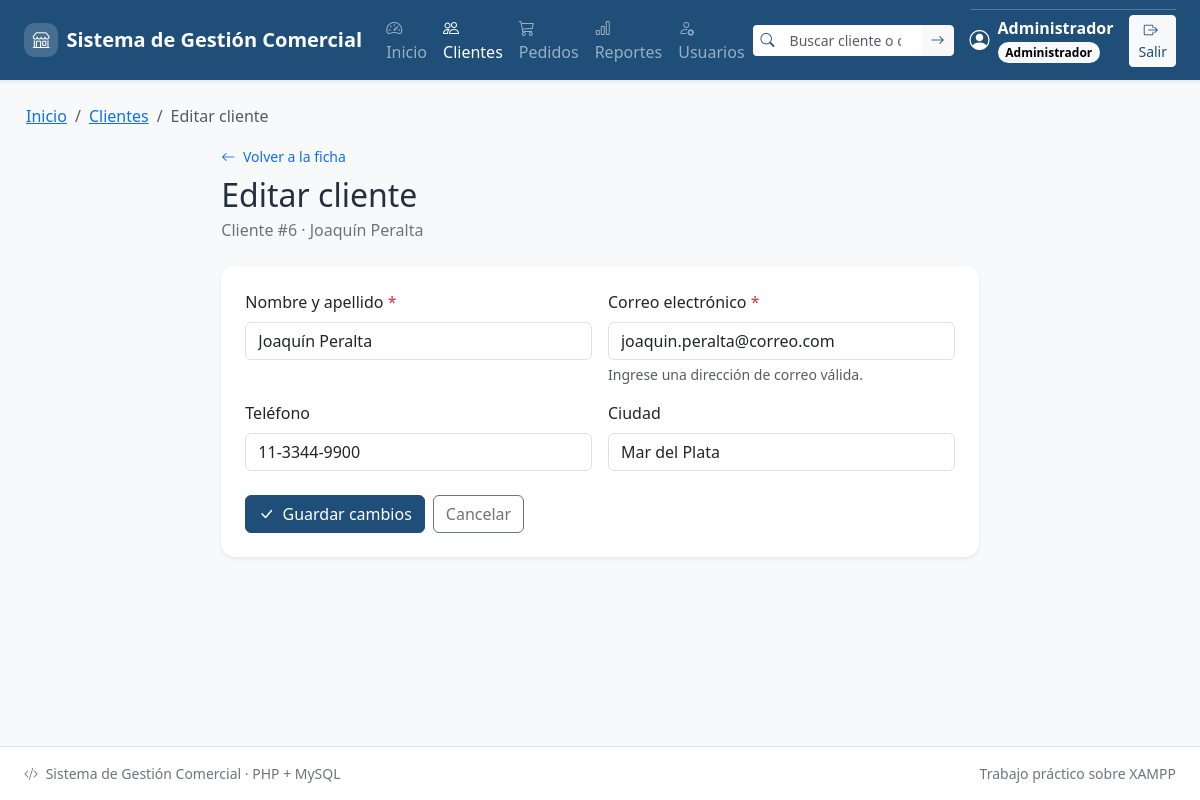
The page /clientes/editar.php?id=6 (signed in) on the database its author committed.
### tables this page shows
CREATE TABLE IF NOT EXISTS `clientes` (
  `id` INT(11) NOT NULL AUTO_INCREMENT,
  `nombre` VARCHAR(80) NOT NULL,
  `email` VARCHAR(120) NOT NULL,
  `telefono` VARCHAR(30) DEFAULT NULL,
  `ciudad` VARCHAR(60) DEFAULT NULL,
  `fecha_alta` DATE NOT NULL,
  PRIMARY KEY (`id`)
);

### includes/funciones.php (called while the page is built, shortened)
<?php
function e($texto): string
{
    return htmlspecialchars(
        (string) ($texto ?? ''),
        ENT_QUOTES | ENT_SUBSTITUTE,
        'UTF-8'
    );
}
    ?>

### clientes/editar.php (the view, shortened to what this page needs)
<?php
require_once __DIR__ . '/../config/conexion.php';
require_once __DIR__ . '/../includes/funciones.php';
$id = filter_input(INPUT_GET, 'id', FILTER_VALIDATE_INT);
$id = ($id !== false && $id !== null && $id > 0) ? (int) $id : 0;
try {
    $stmt = $pdo->prepare(
        'SELECT id, nombre, email, telefono, ciudad
         FROM clientes
         WHERE id = :id
         LIMIT 1'
    );
    $stmt->execute([':id' => $id]);
    $cliente = $stmt->fetch();
} catch (PDOException $error) {
    registrar_error($error, 'clientes/editar');
    http_response_code(500);
    exit('No se pudo consultar el cliente.');
}
$datos = $_SESSION['datos_edicion'] ?? [];
$valor = static function (string $campo) use ($datos, $cliente): string {
    if (array_key_exists($campo, $datos)) {
        return (string) $datos[$campo];
    }
    return (string) ($cliente[$campo] ?? '');
};
require_once __DIR__ . '/../includes/header.php';
require_once __DIR__ . '/../includes/menu.php';
require_once __DIR__ . '/../includes/breadcrumbs.php';
?>
<main id="contenidoPrincipal" class="contenedor">
    <div class="row justify-content-center">
        <div class="col-12 col-lg-9 col-xl-8">
            <div class="mb-4">
                <a href="ver.php?id=<?= (int) $cliente['id'] ?>"
                   class="small text-decoration-none">
                    <i class="bi bi-arrow-left me-1" aria-hidden="true"></i>
                    Volver a la ficha
                </a>
                <h2 class="mt-2 mb-1">Editar cliente</h2>
                <p class="text-secondary mb-0">
                    Cliente #<?= (int) $cliente['id'] ?> ·
                    <?= e($cliente['nombre']) ?>
                </p>
            </div>
            <div class="card border-0 shadow-sm">
                <div class="card-body p-4">
                    <form method="POST" action="actualizar.php" class="formulario">
                        <div class="row g-3">
                            <div class="col-12 col-md-6">
                                <label for="nombre" class="form-label">
                                    Nombre y apellido
                                    <span class="text-danger">*</span>
                                </label>
                                <input id="nombre" type="text" name="nombre"
                                       required maxlength="80"
                                       value="<?= e($valor('nombre')) ?>"
                                       autocomplete="name" class="form-control">
                            </div>
                            <div class="col-12 col-md-6">
                                <label for="email" class="form-label">
                                    Correo electrónico
                                    <span class="text-danger">*</span>
                                </label>
                                <input id="email" type="email" name="email"
                                       required maxlength="120"
                                       value="<?= e($valor('email')) ?>"
                                       autocomplete="email" class="form-control">
                                <div class="form-text">
                                    Ingrese una dirección de correo válida.
                                </div>
                            </div>
                            <div class="col-12 col-md-6">
                                <label for="telefono" class="form-label">
                                    Teléfono
                                </label>
                                <input id="telefono" type="text" name="telefono"
                                       maxlength="30"
                                       value="<?= e($valor('telefono')) ?>"
                                       autocomplete="tel" class="form-control">
                            </div>
                            <div class="col-12 col-md-6">
                                <label for="ciudad" class="form-label">
                                    Ciudad
                                </label>
                                <input id="ciudad" type="text" name="ciudad"
                                       maxlength="60"
                                       value="<?= e($valor('ciudad')) ?>"
                                       autocomplete="address-level2"
                                       class="form-control">
                            </div>
                        </div>
                        <div class="d-flex flex-wrap gap-2 mt-4">
                            <button type="submit" class="btn btn-primary">
                                <i class="bi bi-check-lg me-1" aria-hidden="true"></i>
                                Guardar cambios
                            </button>
                            <a href="ver.php?id=<?= (int) $cliente['id'] ?>"
                               class="btn btn-outline-secondary">
                                Cancelar
                            </a>
                        </div>
                    </form>
                </div>
            </div>
        </div>
    </div>
</main>
<?php require_once __DIR__ . '/../includes/footer.php'; ?>

### css/estilos.css (style rules this page uses)
:root { --gc-primary: #1f4e79; --gc-primary-dark: #163d5f; --gc-primary-soft: #e8f1fb; --gc-surface: #ffffff; --gc-page: #f2f5f9; --gc-text: #24303f; --gc-muted: #64748b; --gc-border: #dbe4ee; --gc-radius: 0.9rem; --gc-shadow: 0 0.5rem 1.5rem rgba(31, 78, 121, 0.08); }
body { font-family: "Segoe UI", Tahoma, Arial, sans-serif; color: var(--gc-text); background-color: var(--gc-page); }
.btn-primary { --bs-btn-bg: var(--gc-primary); --bs-btn-border-color: var(--gc-primary); --bs-btn-hover-bg: var(--gc-primary-dark); --bs-btn-hover-border-color: var(--gc-primary-dark); --bs-btn-active-bg: var(--gc-primary-dark); --bs-btn-active-border-color: var(--gc-primary-dark); --bs-btn-disabled-bg: var(--gc-primary); --bs-btn-disabled-border-color: var(--gc-primary); }
.contenedor { width: 100%; max-width: 1180px; margin: 0 auto; padding: 1.5rem 1rem 2rem; }
main.contenedor { flex: 1 0 auto; }
.tarjeta, .card { border-radius: var(--gc-radius); }
.formulario { width: 100%; max-width: 760px; }

### rows shown on the page
clientes: id "6", nombre "Joaquín Peralta", email "joaquin.peralta@correo.com", telefono "11-3344-9900", ciudad "Mar del Plata"

### other values the page prints
$nombreUsuario "Administrador"
etiqueta_rol($rol) "Administrador"
$texto "Inicio"
$texto "Clientes"
$texto "Editar cliente"
